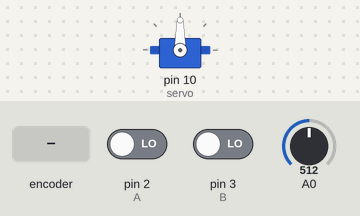
The sketch below on a simulated Arduino Uno, built with avr-gcc and run on an emulated ATmega328P. Parts: servo. Inputs (shaded band) come from the test bench; at power-on: A0 = 512, pin 2 (A) LOW, pin 3 (B) LOW.

Above: at 1.2 s.
1.3 s: A0 set to 716
At 1.6 s:
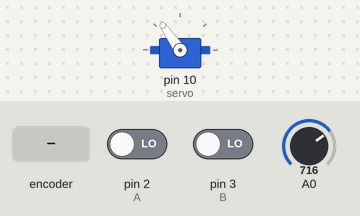
2.8 s: rotary encoder on pin 2 (A) / pin 3 (B) turned 2 steps (second pin leading)
At 3.4 s:
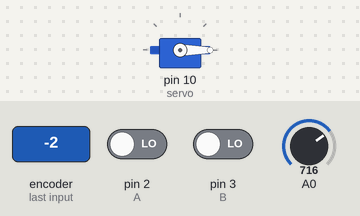
7.7 s: A0 set to 1023
At 8.4 s:
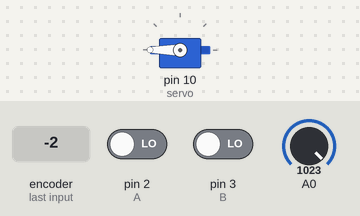
12.3 s: A0 set to 122
At 13.5 s:
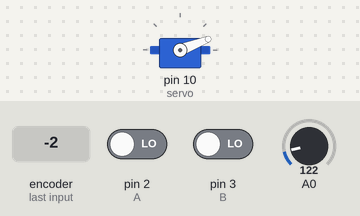
Timing chart, 0 to 15.3 s (numbered marks = the images above; inputs shaded):
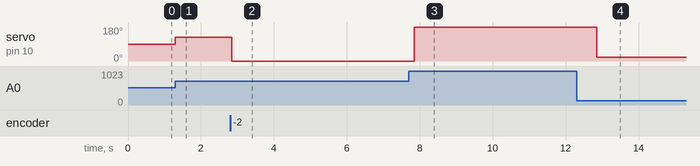

Measured:
- after the input at 1.3 s, servo on pin 10 (servo): 90° → 125° at once
- after the input at 2.8 s, servo on pin 10 (servo): 125° → 0° after 0.05 s
- after the input at 7.7 s, servo on pin 10 (servo): 0° → 180° after 0.15 s
- after the input at 12.3 s, servo on pin 10 (servo): 180° → 21° after 0.55 s

The sketch:

T._P._N__7_ejercicio_2.ino
```cpp
#include <Servo.h>
Servo servo;
#define A 2
#define B 3
#define POT A0
int valor=0;

void setup(){
  pinMode(A,INPUT);
  pinMode(B,INPUT);
  servo.attach(10);
}

void loop(){
  int acd=analogRead(A0);
  int angulo=map(acd, 0, 1023, 0, 180);
  servo.write(angulo);
  Serial.print(acd);
  Serial.println(angulo);
  boolean a=digitalRead(A);
  if(a==HIGH){
    valor=angulo;
    }
  boolean b=digitalRead(B);
  if(b==HIGH){
    servo.write(valor);
    delay(5000);
    }
  }
```
